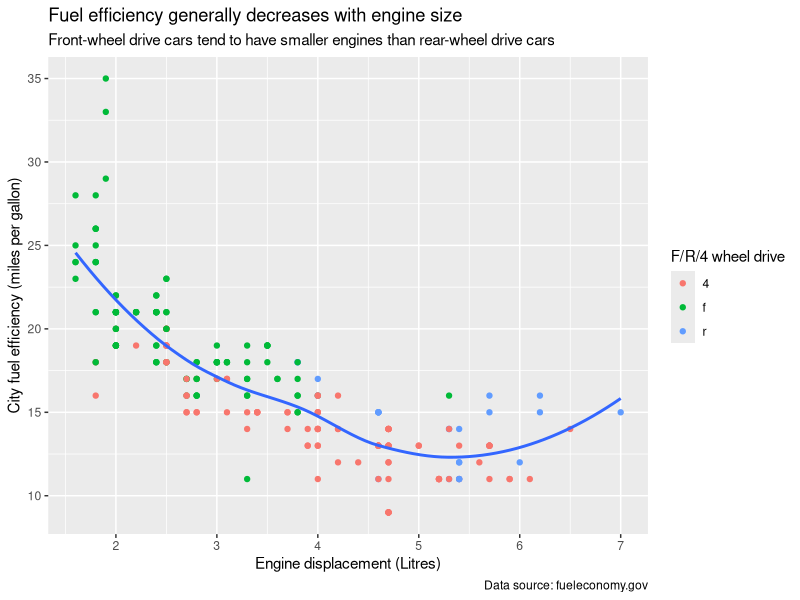
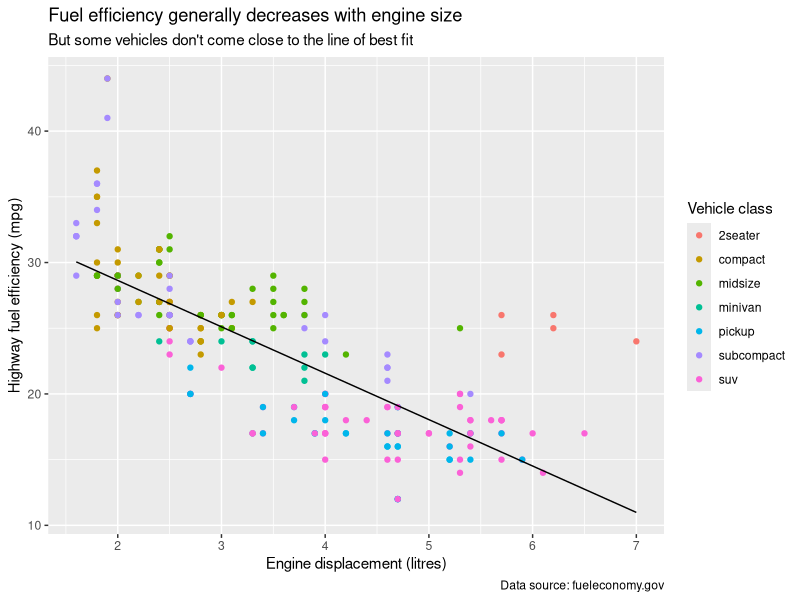
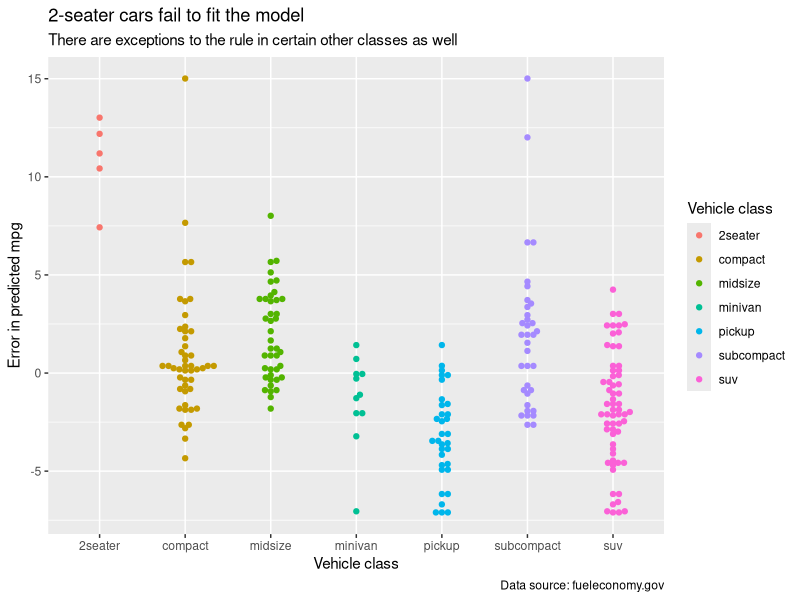
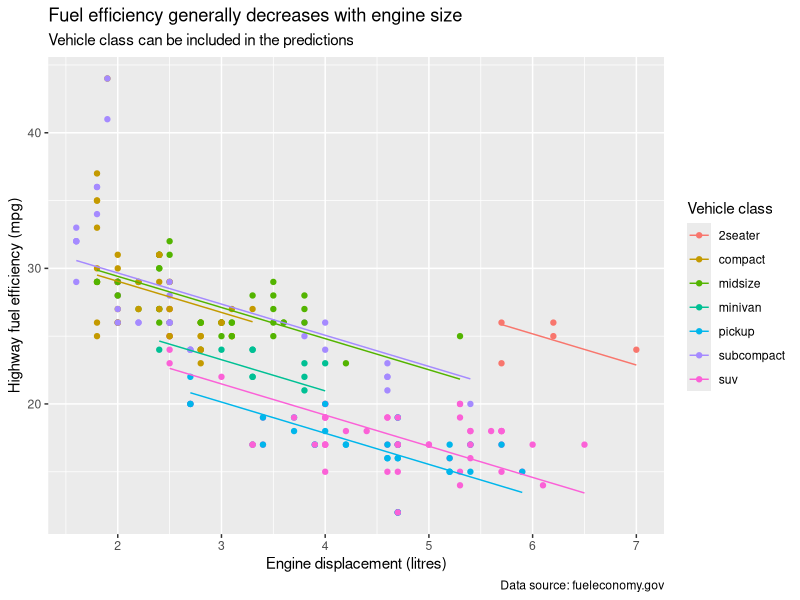
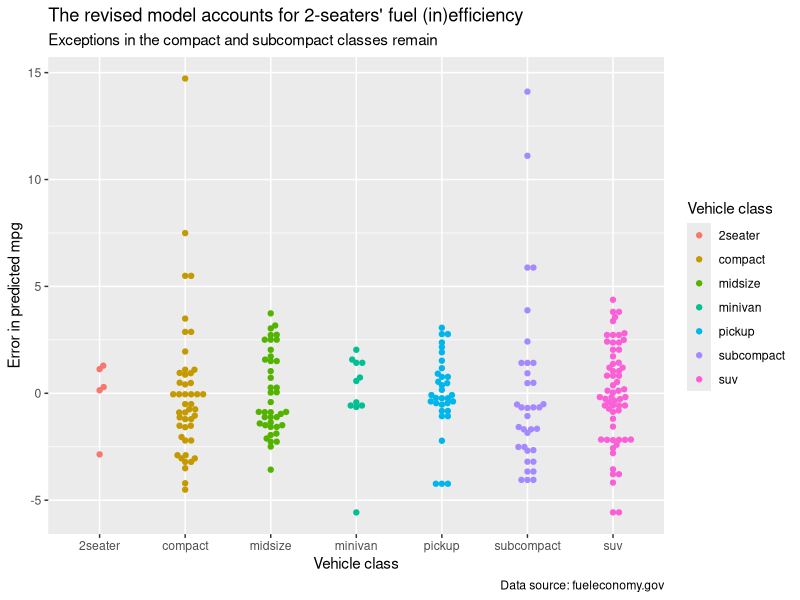

Write R code to recreate these figures, in order.
## ---- chunk 1
library(tidyverse)
## ---- chunk 2
mpg %>%
  ggplot(aes(displ, cty)) +
    geom_point(aes(colour = drv)) +
    geom_smooth(se = FALSE) +
    labs(
      title = "Fuel efficiency generally decreases with engine size",
      subtitle = "Front-wheel drive cars tend to have smaller engines than rear-wheel drive cars",
      caption = "Data source: fueleconomy.gov",
      x = "Engine displacement (Litres)",
      y = "City fuel efficiency (miles per gallon)",
      colour = "F/R/4 wheel drive"
    )
## ---- chunk 3
library(modelr)
library(ggbeeswarm)
mod1 <- lm(hwy ~ displ, data = mpg)
mpg1 <- add_predictions(mpg, mod1)
mpg1 <- add_residuals(mpg1, mod1)
ggplot(mpg1, aes(displ, hwy)) +
  geom_point(aes(colour = class)) +
  geom_line(aes(y = pred)) +
  labs(
    title = "Fuel efficiency generally decreases with engine size",
    subtitle = "But some vehicles don't come close to the line of best fit",
    caption = "Data source: fueleconomy.gov",
    x = "Engine displacement (litres)",
    y = "Highway fuel efficiency (mpg)",
    colour = "Vehicle class"
  )
ggplot(mpg1, aes(class, resid)) +
  geom_beeswarm(aes(colour = class)) +
  labs(
    title = "2-seater cars fail to fit the model",
    subtitle = "There are exceptions to the rule in certain other classes as well",
    caption = "Data source: fueleconomy.gov",
    x = "Vehicle class",
    y = "Error in predicted mpg",
    colour = "Vehicle class"
  )
## ---- chunk 4
mod2 <- lm(hwy ~ displ + class, data = mpg)
mpg2 <- add_predictions(mpg, mod2)
mpg2 <- add_residuals(mpg2, mod2)
ggplot(mpg2, aes(displ, hwy, colour = class)) +
  geom_point() +
  geom_line(aes(y = pred)) +
  labs(
    title = "Fuel efficiency generally decreases with engine size",
    subtitle = "Vehicle class can be included in the predictions",
    caption = "Data source: fueleconomy.gov",
    x = "Engine displacement (litres)",
    y = "Highway fuel efficiency (mpg)",
    colour = "Vehicle class"
  )
ggplot(mpg2, aes(class, resid)) +
  geom_beeswarm(aes(colour = class)) +
  labs(
    title = "The revised model accounts for 2-seaters' fuel (in)efficiency",
    subtitle = "Exceptions in the compact and subcompact classes remain",
    caption = "Data source: fueleconomy.gov",
    x = "Vehicle class",
    y = "Error in predicted mpg",
    colour = "Vehicle class"
  )
